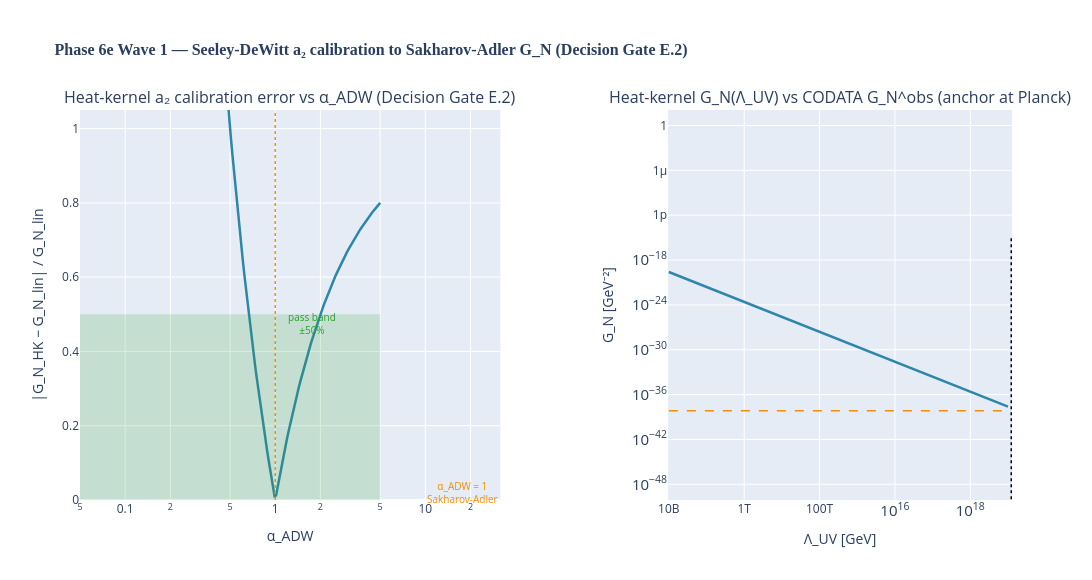

Notebook cell for this chart:
### Markdown cell above
## The figure: visualizing Decision Gate E.2

**Left panel.** The relative error $|G_N^{\mathrm{HK}} - G_N^{\mathrm{lin}}|/G_N^{\mathrm{lin}}$ as a function of $\alpha_{\mathrm{ADW}}$. Exact zero at $\alpha_{\mathrm{ADW}} = 1$. The shaded green band ±50% is the project's mean-field validity policy (matching `GRAV_PARAMS.G_N_MATCH_TOLERANCE`); $\alpha_{\mathrm{ADW}} \in [0.5, 1.5]$ sits inside.

**Right panel.** The Newton constant $G_N(\Lambda_{UV})$ as the UV cutoff is varied across the natural range $[10^{10}, 10^{19}]$ GeV. The CODATA 2018 reference $G_N^{\mathrm{obs}} \approx 6.71 \times 10^{-39}\,\mathrm{GeV}^{-2}$ is the dashed orange line; the curve crosses it near the Planck mass $M_P \approx 1.22 \times 10^{19}$ GeV — the natural scale at which the Sakharov-Adler induced Newton constant matches observation, with no fine-tuning.

### Code cell
# viz-ref: fig_a2_vs_linearized_G_N
from src.core.visualizations import fig_a2_vs_linearized_G_N
fig = fig_a2_vs_linearized_G_N()
fig.show()

### Figure 1 — Plotly figure (JSON) as saved in the notebook; plotly's stock layout.template omitted (floating-point values rounded to 4 significant figures; data arrays with more than 128 entries replaced by an {"elided": "..."} marker saying what was removed)
{"data": [{"hovertemplate": "α_ADW = %{x:.3f}<br>rel err = %{y:.3f}<extra></extra>", "line": {"color": "#2E86AB", "width": 2.5}, "mode": "lines", "name": "|ΔG/G|", "type": "scatter", "x": {"elided": "200 float values"}, "xaxis": "x", "y": {"elided": "200 float values"}, "yaxis": "y"}, {"hovertemplate": "Λ_UV = %{x:.2e} GeV<br>G_N = %{y:.3e} GeV⁻²<extra></extra>", "line": {"color": "#2E86AB", "width": 2.5}, "mode": "lines", "name": "G_N(Λ_UV) at N_f = 15", "type": "scatter", "x": [10000000000.0, 13000000000.0, 16900000000.0, 21970000000.0, 28560000000.0, 37120000000.0, 48260000000.0, 62730000000.0, 81540000000.0, 106000000000.0, 137800000000.0, 179100000000.0, 232900000000.0, 302700000000.0, 393500000000.0, 511500000000.0, 664900000000.0, 864400000000.0, 1124000000000.0, 1461000000000.0, 1899000000000.0, 2468000000000.0, 3209000000000.0, 4171000000000.0, 5422000000000.0, 7049000000000.0, 9163000000000.0, 11910000000000.0, 15480000000000.0, 20130000000000.0, 26170000000000.0, 34010000000000.0, 44210000000000.0, 57480000000000.0, 74720000000000.0, 97130000000000.0, 126300000000000.0, 164100000000000.0, 213400000000000.0, 277400000000000.0, 360500000000000.0, 468700000000000.0, 609300000000000.0, 792000000000000.0, 1030000000000000.0, 1338000000000000.0, 1740000000000000.0, 2262000000000000.0, 2940000000000000.0, 3822000000000000.0, 4968000000000000.0, 6458000000000000.0, 8396000000000000.0, 1.091e+16, 1.419e+16, 1.844e+16, 2.397e+16, 3.117e+16, 4.051e+16, 5.266e+16, 6.846e+16, 8.9e+16, 1.157e+17, 1.504e+17, 1.955e+17, 2.541e+17, 3.304e+17, 4.294e+17, 5.583e+17, 7.257e+17, 9.434e+17, 1.226e+18, 1.594e+18, 2.072e+18, 2.694e+18, 3.502e+18, 4.552e+18, 5.918e+18, 7.693e+18, 1e+19], "xaxis": "x2", "y": [2.513e-20, 1.487e-20, 8.801e-21, 5.208e-21, 3.082e-21, 1.824e-21, 1.079e-21, 6.387e-22, 3.78e-22, 2.237e-22, 1.324e-22, 7.833e-23, 4.635e-23, 2.743e-23, 1.623e-23, 9.605e-24, 5.684e-24, 3.364e-24, 1.991e-24, 1.178e-24, 6.971e-25, 4.125e-25, 2.441e-25, 1.445e-25, 8.548e-26, 5.059e-26, 2.994e-26, 1.771e-26, 1.048e-26, 6.204e-27, 3.671e-27, 2.172e-27, 1.286e-27, 7.608e-28, 4.502e-28, 2.664e-28, 1.577e-28, 9.33e-29, 5.521e-29, 3.267e-29, 1.933e-29, 1.144e-29, 6.77e-30, 4.007e-30, 2.371e-30, 1.403e-30, 8.303e-31, 4.913e-31, 2.908e-31, 1.721e-31, 1.018e-31, 6.025e-32, 3.566e-32, 2.11e-32, 1.249e-32, 7.389e-33, 4.373e-33, 2.588e-33, 1.531e-33, 9.062e-34, 5.362e-34, 3.173e-34, 1.878e-34, 1.111e-34, 6.576e-35, 3.891e-35, 2.303e-35, 1.363e-35, 8.064e-36, 4.772e-36, 2.824e-36, 1.671e-36, 9.89e-37, 5.852e-37, 3.463e-37, 2.049e-37, 1.213e-37, 7.177e-38, 4.247e-38, 2.513e-38], "yaxis": "y2"}], "layout": {"annotations": [{"font": {"size": 16}, "showarrow": false, "text": "Heat-kernel a₂ calibration error vs α_ADW (Decision Gate E.2)", "x": 0.2255, "xanchor": "center", "xref": "paper", "y": 1.0, "yanchor": "bottom", "yref": "paper"}, {"font": {"size": 16}, "showarrow": false, "text": "Heat-kernel G_N(Λ_UV) vs CODATA G_N^obs (anchor at Planck)", "x": 0.8155, "xanchor": "center", "xref": "paper", "y": 1.0, "yanchor": "bottom", "yref": "paper"}, {"font": {"color": "#F18F01", "size": 10}, "showarrow": false, "text": "α_ADW = 1<br>Sakharov-Adler", "x": 1.0, "xanchor": "left", "xref": "x", "y": 0.02, "yref": "y"}, {"font": {"color": "#2ca02c", "size": 10}, "showarrow": false, "text": "pass band<br>±50%", "x": 0.07, "xanchor": "left", "xref": "x", "y": 0.475, "yref": "y"}, {"font": {"color": "#F18F01", "size": 10}, "showarrow": false, "text": "CODATA<br>G_N^obs = 6.71e-39 GeV⁻²", "x": 100000000000.0, "xanchor": "left", "xref": "x2", "y": 1.006e-38, "yref": "y2"}, {"font": {"color": "#000000", "size": 10}, "showarrow": false, "text": "M_Pl<br>≈ 1.22 × 10¹⁹ GeV", "x": 1.038e+19, "xanchor": "right", "xref": "x2", "y": 1e-45, "yref": "y2"}], "height": 580, "margin": {"b": 80, "t": 110}, "shapes": [{"fillcolor": "#2ca02c", "line": {"width": 0}, "opacity": 0.18, "type": "rect", "x0": 0.05, "x1": 5.0, "xref": "x", "y0": 0, "y1": 0.5, "yref": "y"}, {"line": {"color": "#F18F01", "dash": "dot", "width": 1.5}, "type": "line", "x0": 1.0, "x1": 1.0, "xref": "x", "y0": 0, "y1": 1.05, "yref": "y"}, {"line": {"color": "#F18F01", "dash": "dash", "width": 1.5}, "type": "line", "x0": 10000000000.0, "x1": 1e+19, "xref": "x2", "y0": 6.709e-39, "y1": 6.709e-39, "yref": "y2"}, {"line": {"color": "#000000", "dash": "dot", "width": 1.5}, "type": "line", "x0": 1.221e+19, "x1": 1.221e+19, "xref": "x2", "y0": 1e-50, "y1": 1e-15, "yref": "y2"}], "showlegend": false, "title": {"font": {"family": "CMU Serif, Computer Modern, Times New Roman, serif", "size": 16}, "text": "<b>Phase 6e Wave 1 — Seeley-DeWitt a₂ calibration to Sakharov-Adler G_N (Decision Gate E.2)</b>"}, "width": 1400, "xaxis": {"anchor": "y", "domain": [0.0, 0.451], "title": {"text": "α_ADW"}, "type": "log"}, "xaxis2": {"anchor": "y2", "domain": [0.631, 1.0], "title": {"text": "Λ_UV [GeV]"}, "type": "log"}, "yaxis": {"anchor": "x", "domain": [0.0, 1.0], "range": [0, 1.05], "title": {"text": "|G_N_HK − G_N_lin| / G_N_lin"}}, "yaxis2": {"anchor": "x2", "domain": [0.0, 1.0], "title": {"text": "G_N [GeV⁻²]"}, "type": "log"}}}
